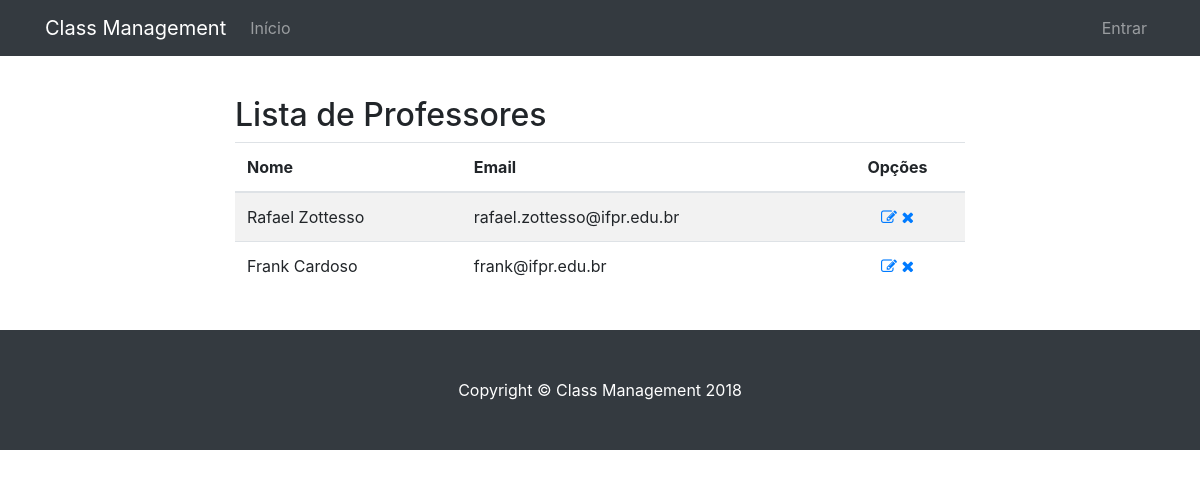
/visualizar/professor, run on an earlier commit of the app's database.
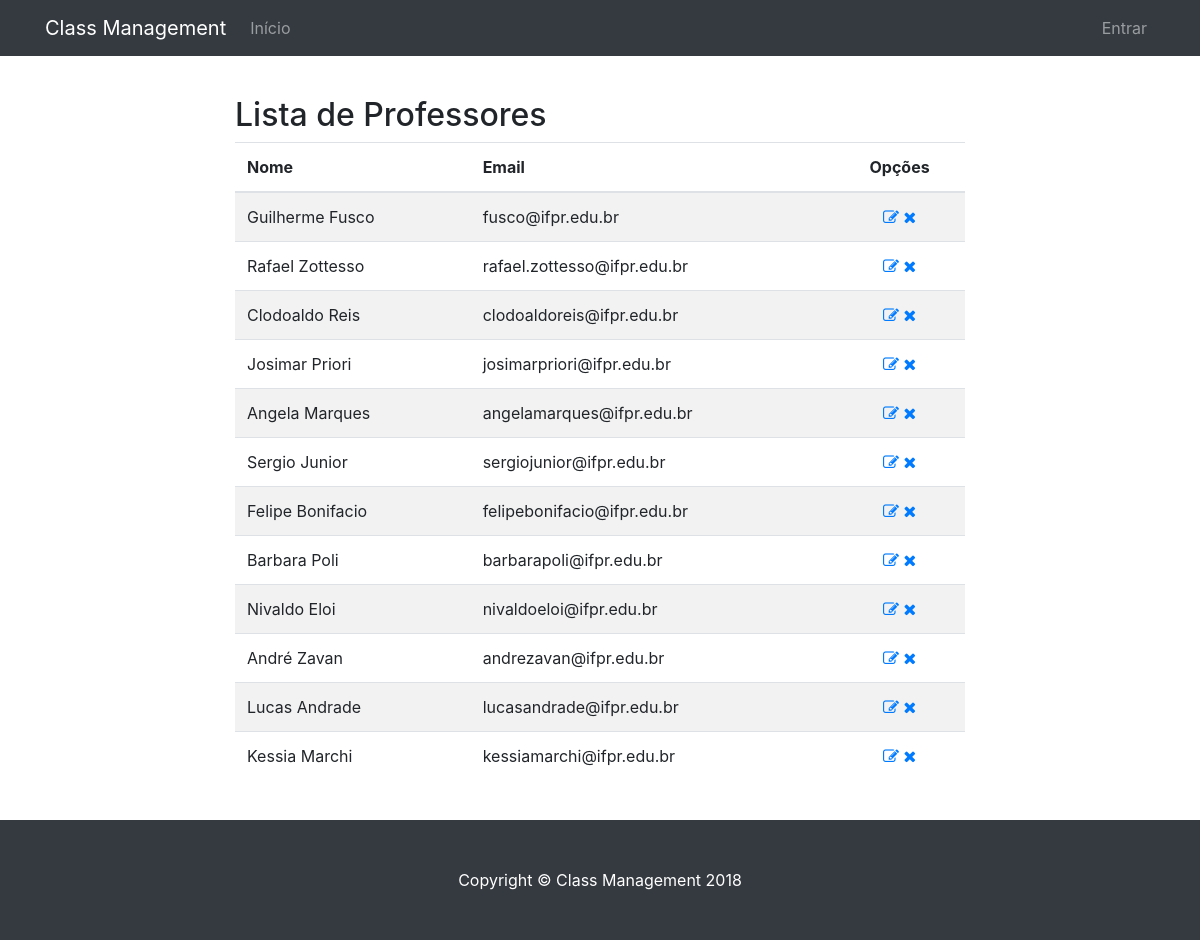
And on a later commit of the database.
### classmanagement/models.py (models this page shows, shortened)
class Professor(models.Model):
    nome                    = models.CharField(max_length=120, blank=False, null=False, help_text='Obrigatório.')
    email                   = models.EmailField(max_length=120, blank=False, null=False, help_text='Obrigatório.')
    class Meta:
        verbose_name_plural = 'Professores'

### classmanagement/views.py (the view)
# urls.py: path('visualizar/professor', views.ProfessorListView.as_view(), name='visualizar_professor'),
class ProfessorListView(generic.ListView):
    model = models.Professor
    template_name = 'list/professor_list.html'
    def get_context_data(self, **kwargs):
        context = super().get_context_data(**kwargs)
        context['titulo'] = 'Lista de Professores'
        return context

### classmanagement/templates/list/professor_list.html (shortened to what this page needs)
{% extends "list.html" %}
{% block lista %}
<table class="table table-striped">
  <thead>
    <tr>
      <th>Nome</th>
      <th>Email</th>
      <th class="center">Opções</th>
    </tr>
  </thead>
  <tbody>
{% for professor in object_list %}
    <td>{{ professor.nome }}</td>
    <td>{{ professor.email }}</td>
    <td class="center">
        <a href="{% url 'atualizar_professor' pk=professor.id %}" class="">
          <i class="fa fa-edit" aria-hidden></i>
        </a>
        <a href="{% url 'deletar_professor' pk=professor.id %}">
            <i class="fa fa-remove" aria-hidden></i>
        </a>
      </td>
{% empty %}
    <tr>
      <td colspan="4">Nenhum registro encontrado!</td>
    </tr>
{% endfor %}
</tbody>
</table>
{% endblock %}

What changed in the data, as far as the page shows it:
added Professor: nome "Guilherme Fusco", email "fusco@ifpr.edu.br"
added Professor: nome "Clodoaldo Reis", email "clodoaldoreis@ifpr.edu.br"
changed Professor: nome "Frank Cardoso" → "Josimar Priori"; email "frank@ifpr.edu.br" → "josimarpriori@ifpr.edu.br"
added Professor: nome "Angela Marques", email "angelamarques@ifpr.edu.br"
added Professor: nome "Sergio Junior", email "sergiojunior@ifpr.edu.br"
added Professor: nome "Felipe Bonifacio", email "felipebonifacio@ifpr.edu.br"
added Professor: nome "Barbara Poli", email "barbarapoli@ifpr.edu.br"
added Professor: nome "Nivaldo Eloi", email "nivaldoeloi@ifpr.edu.br"
added Professor: nome "André Zavan", email "andrezavan@ifpr.edu.br"
added Professor: nome "Lucas Andrade", email "lucasandrade@ifpr.edu.br"
added Professor: nome "Kessia Marchi", email "kessiamarchi@ifpr.edu.br"
